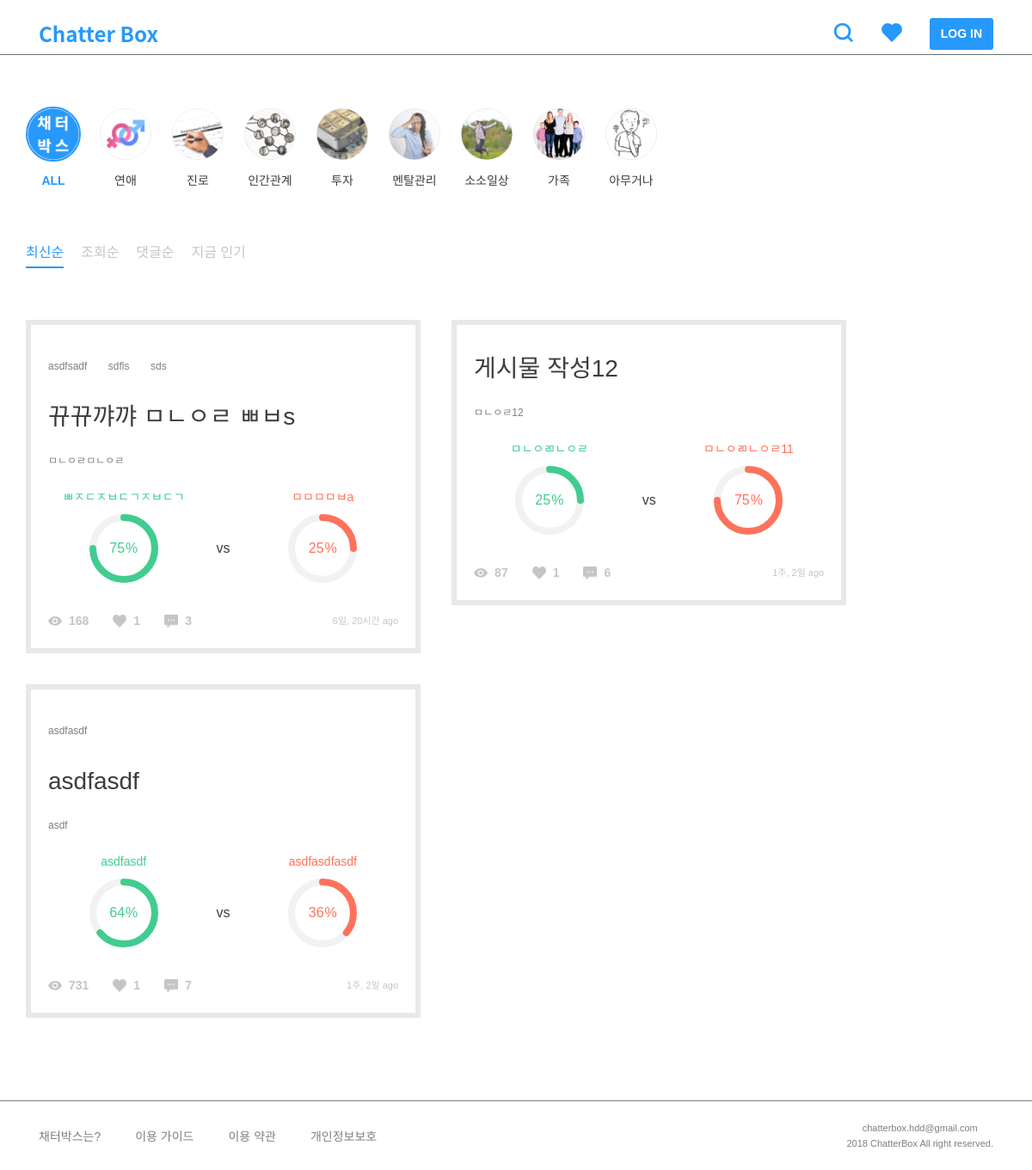
/post/, run on an earlier commit of the app's database.
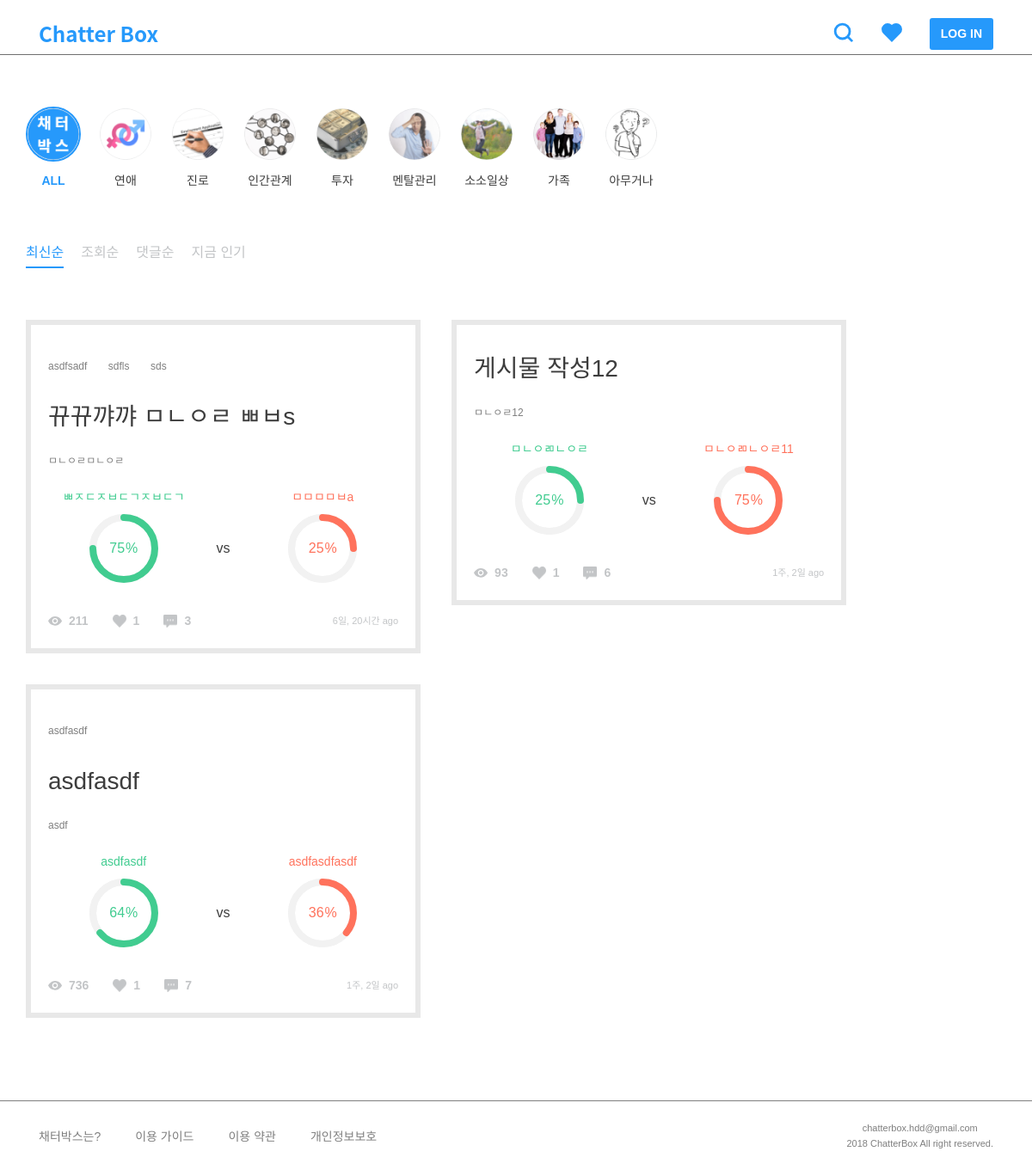
And on a later commit of the database.
### post/models.py (models this page shows, shortened)
class TimeStampedModel(models.Model):
    created_at = models.DateTimeField(auto_now_add=True, null=True)
    updated_at = models.DateTimeField(auto_now=True, null=True)
    class Meta():
        abstract = True

class Post(TimeStampedModel):
    author = models.ForeignKey(settings.AUTH_USER_MODEL)
    category = models.ForeignKey('Category')
    title = models.CharField(max_length=160, null=True)
    background = models.TextField()
    background_image1 = models.ImageField(
        upload_to='post', blank=True, null=True)
    background_image2 = models.ImageField(
        upload_to='post', blank=True, null=True)
    background_image3 = models.ImageField(
        upload_to='post', blank=True, null=True)
    background_image4 = models.ImageField(
        upload_to='post', blank=True, null=True)
    background_image5 = models.ImageField(
        upload_to='post', blank=True, null=True)
    tag = TagField()
    view_count = models.PositiveSmallIntegerField(default=0)
    share_count = models.PositiveSmallIntegerField(default=0)
    pro_title = models.CharField(max_length=160, null=True)
    con_title = models.CharField(max_length=160, null=True)
    @property
    def natural_time(self):
        return naturaltime(self.created_at)
    @property
    def likes_count(self):
        return self.like_users.all().count()
    @property
    def comment_count(self):
        all_count = self.comment_set.count()
        return all_count
    @property
    def pro_count(self):
        pro_sum = self.comment_set.filter(type=True).count()
        pro_comments = self.comment_set.filter(type=True)
        for comment in pro_comments:
            pro_sum = pro_sum + comment.count_comment_likes
        return pro_sum
    @property
    def con_count(self):
        con_sum = self.comment_set.filter(type=False).count()
        con_comments = self.comment_set.filter(type=False)
        for comment in con_comments:
            con_sum = con_sum + comment.count_comment_likes
        return con_sum
    @property
    def all_count(self):
        return self.pro_count + self.con_count
    @property
    def pro_percent(self):
        if not self.all_count == 0:
            result = self.pro_count / self.all_count
        else:
            result = 0
        return result
    @property
    def con_percent(self):
        if not self.all_count == 0:
            result = self.con_count / self.all_count
        else:
            result = 0
        return result
    class Meta:
        ordering = ['-created_at']

### post/views.py (the view)
def post_list(request):
    sort = request.GET.get('sort', '')
    categories = Category.objects.all()
    if sort == 'likes':
        posts = Post.objects.annotate(like_count=Count(
            'like_users')).order_by('-like_count')
    elif sort == 'vs':
        posts = Post.objects.annotate(vs_abs=Count('comment', filter=Q(comment__type=True))-Count(
            'comment', filter=Q(comment__type=False))).order_by('-vs_abs')
    elif sort == 'views':
        posts = Post.objects.all().order_by('-view_count')
    elif sort == 'comments':
        posts = Post.objects.annotate(
            count=Count('comment')).order_by('-count')
    else:
        posts = Post.objects.all().order_by('-created_at')
    context = {'posts': posts, 'categories': categories, 'sort': sort, }
    return render(request, 'post/post_list.html', context)

### comment/models.py (called while the page is built)
    @property
    def count_comment_likes(self):
        return self.like_comments.all().count()

### post/templatetags/post_extras.py (called while the page is built)
@register.filter
def split_tags(value):
    tags = []
    split_comma = value.split(',')
    for tag in split_comma:
        split_space = tag.split(" ")
        for tag in split_space:
            if tag:
                tags.append(tag)
    return tags

### templates/post/post_list.html (shortened to what this page needs)
{% extends 'base.html' %}
{% load static %}
{% block customCSS %}
<link rel="stylesheet" href="{% static 'css/include/categories.css' %}" />
<link rel="stylesheet" href="{% static 'css/include/sorts.css' %}" />
<link rel="stylesheet" href="{% static 'css/post/post_list.css' %}" />
{% endblock %}
{% block content %}
<div class="row">
    {% include 'include/category.html' %}
    {% include 'include/sort.html' %}
</div>
<div class="row p-0">
    <div class="columns m60">
        {% for post in posts %}
        {% include 'include/post.html' %}
        {% endfor %}
    </div>
</div>
{% endblock %}

### templates/include/post.html
{% load static %}
{% load post_extras %}
<figure id="post-{{ post.pk }}" style="width: 100%;">
    <div class="tag-list">
        {% for tag in post.tag|split_tags %}
        <span class="tag">{{ tag }}</span>
        {% endfor %}
    </div>
    <a href="{% url 'post:post_detail' post_pk=post.pk %}">
        <h3>{{ post.title }}</h3>
    </a>
    <div class="background">
        <p>{{ post.background|safe|truncatechars:160 }}</p>
    </div>
    <div class="percent-wrap">
        <div class="chart">
            <h6 class="label pro-title">{{ post.pro_title }}</h6>
            <div class="percentage pro-chart" data-percent="{% widthratio post.pro_percent 1 100 %}">
                <span class="pro-title">{% widthratio post.con_percent 1 100 %}</span><sup class="pro-title">%</sup>
            </div>
        </div>
        <h5>vs</h5>
        <div class="chart">
            <h6 class="label con-title">{{ post.con_title }}</h6>
            <div class="percentage con-chart" data-percent="{% widthratio post.con_percent 1 100 %}">
                <span class="con-title">{% widthratio post.con_percent 1 100 %}</span><sup class="con-title">%</sup>
            </div>
        </div>
    </div>
    <div class="btn-area">
        <img src="{% static '/img/icons/view.png' %}" style="margin-top: 4px;" />
        <h6>{{ post.view_count }}</h6>
        <img src="{% static '/img/icons/heart-gray.png' %}" />
        <h6>{{ post.likes_count }}</h6>
        <img src="{% static '/img/icons/comment.png' %}" />
        <h6>{{ post.comment_count }}</h6>
        <span class="ml-auto">{{ post.natural_time }}</span>
    </div>
</figure>

What changed in the data, as far as the page shows it:
changed Post "뀨뀨꺄꺄 ㅁㄴㅇㄹ ㅃㅂs": view_count "168" → "211"
changed Post "asdfasdf": view_count "731" → "736"
changed Post "게시물 작성12": view_count "87" → "93"
